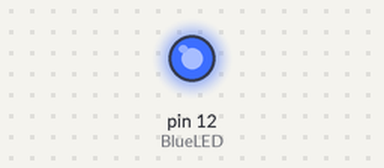
Recording of a sketch running on a simulated Arduino Uno, built with avr-gcc and run on an emulated ATmega328P. Shown: output pins drawn as LEDs (lit = HIGH).

Above: at 0.1 s.
Timing chart, 0 to 1.6 s (numbered marks = the images above):
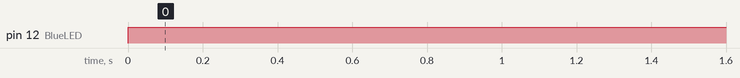

Measured:
- by itself, pin 12 (BlueLED): LOW → HIGH at 0.00 s

The sketch:

4-TurnOnLEDWithButton.ino
```cpp
/*
 * WorkShop Arduino
 * Epitech HUB activity
 * Dexmos
 */

// Pin 12 will be the Blue LED
int BlueLED = 12;

void setup() {
  // Set 12 pin to Output
  pinMode(BlueLED, OUTPUT);
}

void loop() {
  // Turn on the LED
  digitalWrite(BlueLED, HIGH);
}
```
